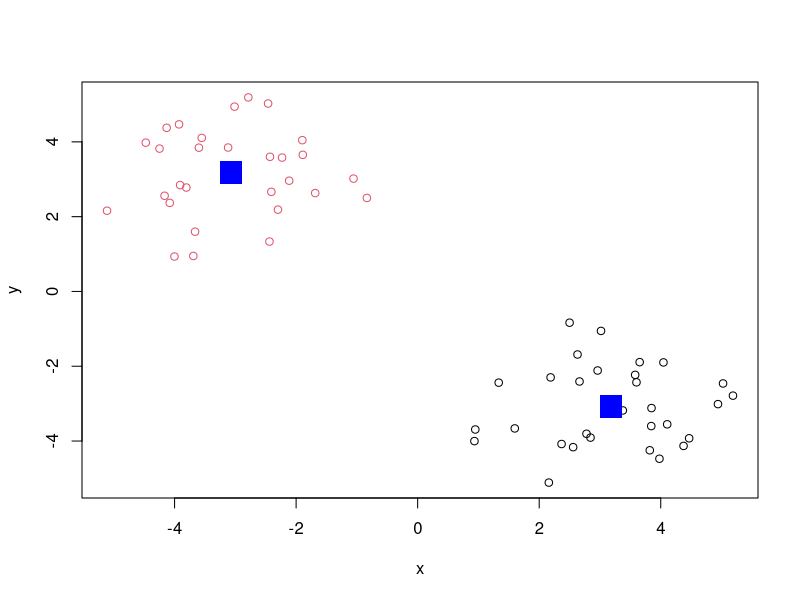
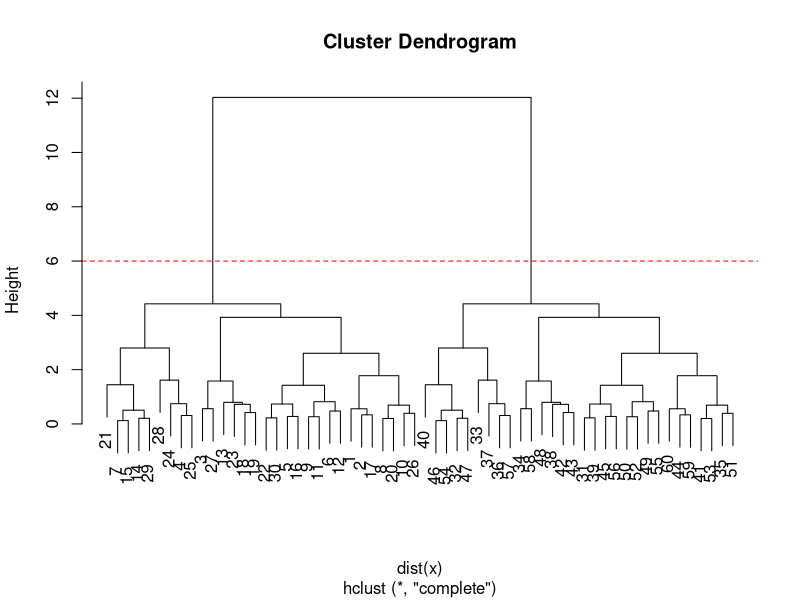
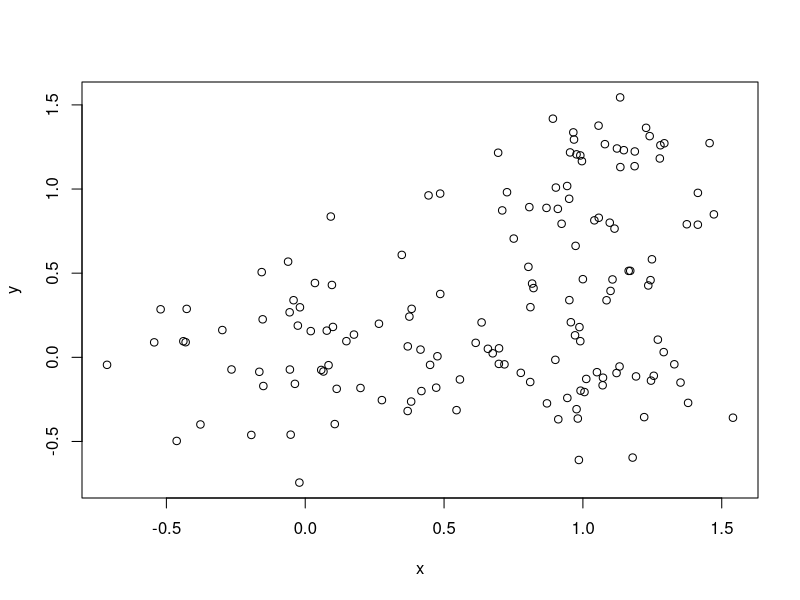
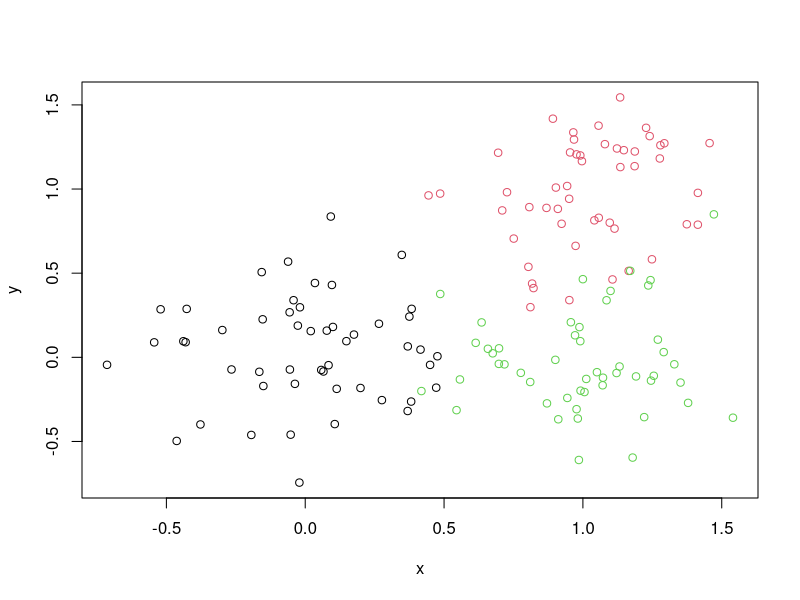
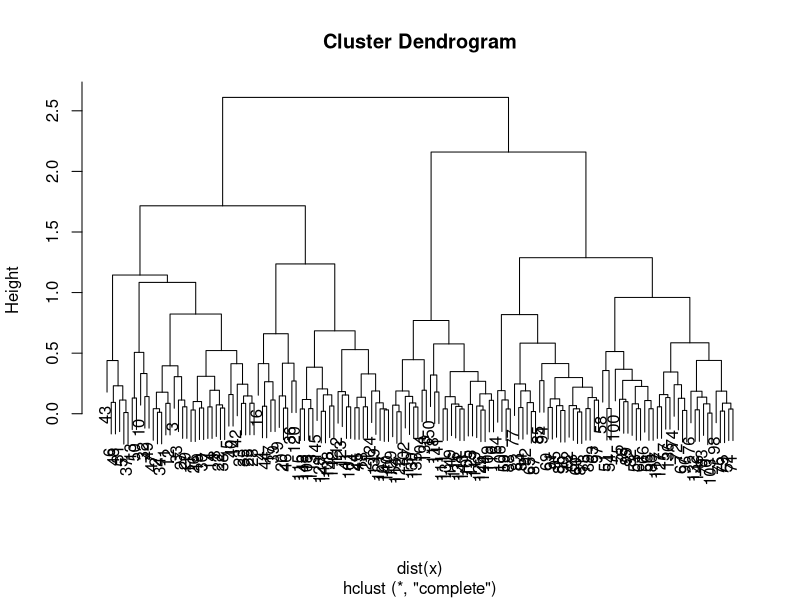
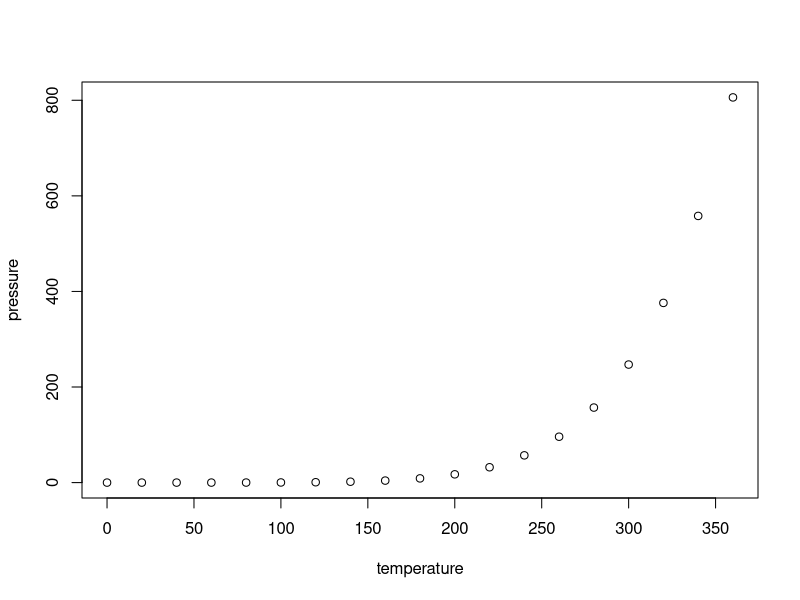

The R source for these figures, in order:
## ---- chunk 1
# Generate some example data for clustering
tmp <- c(rnorm(30,-3), rnorm(30,3))
x <- cbind(x=tmp, y=rev(tmp))
km<-kmeans(x, centers=2, nstart=20)

plot(x,col=km$cluster)
points(km$centers, col="blue", pch=15, cex=3)

## ---- chunk 2
hc<- hclust( dist(x))
hc

plot(hc)

## ---- chunk 3
abline(h=6, col="red", lty=2)
cutree(hc, h=6)
## ---- chunk 4
table( cutree(hc, h=6))

## ---- chunk 5
x <- rbind(
 matrix(rnorm(100, mean=0, sd=0.3), ncol = 2), # c1
 matrix(rnorm(100, mean=1, sd=0.3), ncol = 2), # c2
 matrix(c(rnorm(50, mean=1, sd=0.3), # c3
 rnorm(50, mean=0, sd=0.3)), ncol = 2))
colnames(x) <- c("x", "y")
# Step 2. Plot the data without clustering
plot(x)
# Step 3. Generate colors for known clusters
# (just so we can compare to hclust results)
col <- as.factor( rep(c("c1","c2","c3"), each=50) )
plot(x, col=col)
##plotting hclust
hc<-hclust( dist(x))
plot(hc)
grps3<- cutree(hc,k=3)
grps3
## ---- chunk 6
knitr::opts_chunk$set(echo = TRUE)
## ---- chunk 7
summary(cars)
## ---- chunk 8
plot(pressure)
